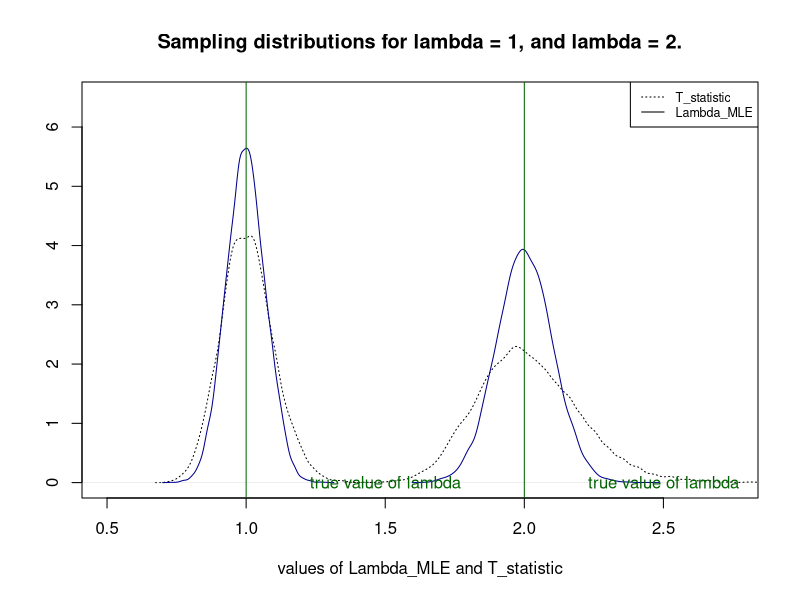
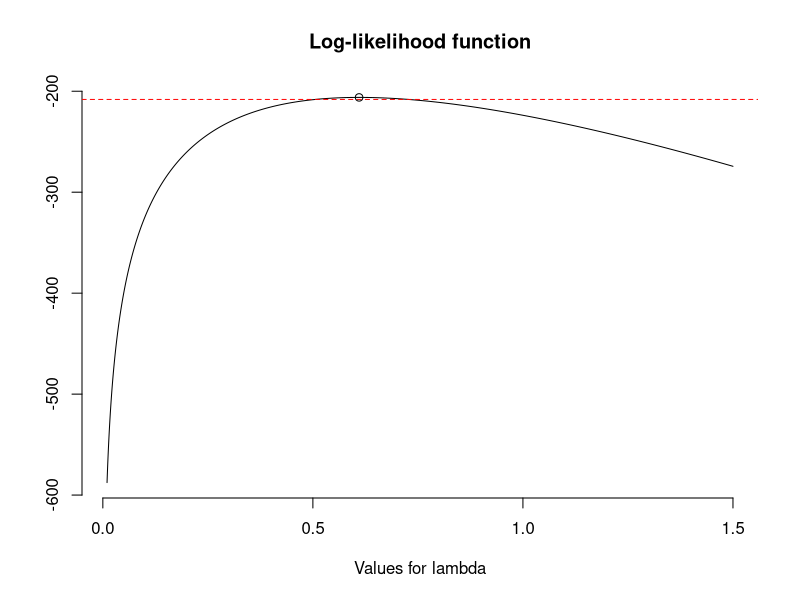
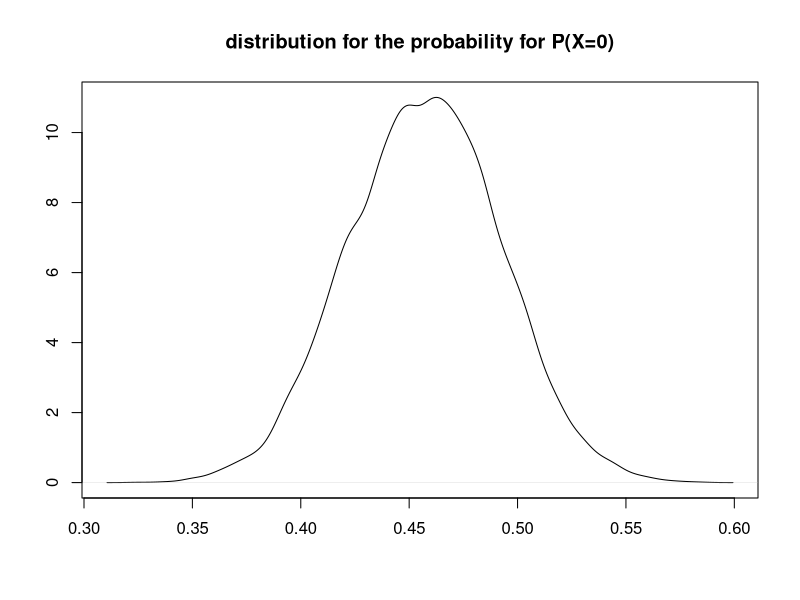

The R script that drew these images, in order:
### Louis Forbes Wright

##Question 1

#mpar <- par(lwd = 2)

xtab <- c(109, 65, 22, 3, 1, 0)
xobs <- rep(0:5, xtab)

T_test <- -(log(mean(xobs == 0)))
Lambda_hat <- mean(xobs)

n <- 200
N <- 10000 
lambda <- 1

#creating sampling data then using the functions defined in the worksheet.

T_statistic_1 <- sapply(1:N, function(i) -log(mean(rpois(n, lambda) == 0)))
Lambda_MLE_1 <- sapply(1:N , function(i) mean(rpois(n, (lambda))))
# for lambda = 1 

T_statistic_2 <- sapply(1:N, function(i) -log(mean(rpois(n, 2) == 0)))
Lambda_MLE_2 <- sapply(1:N , function(i) mean(rpois(n, 2)))
 #for lambda = 2

title = "Sampling distributions for lambda = 1, and lambda = 2."
xlabel = "values of Lambda_MLE and T_statistic"

plot(density(T_statistic_1), ylim = c(0, 6.5), xlim = c(0.5, 2.75), xlab = xlabel, ylab = "", main = title, lty = 3)
lines(density(Lambda_MLE_1), lty = 1, col="darkblue")
lines(density(T_statistic_2), lty = 3)
lines(density(Lambda_MLE_2), lty = 1, col = "darkblue")
legend(x = 'topright', lty = c(3,1), legend = c("T_statistic","Lambda_MLE"), cex = 0.75)

#creating and plotting the sampling distributions for the two methods

abline(v = c(1,2), col ="darkgreen") #adding the true values of lambda to the graph
text(x = c(1.5,2.5), y =c(0,0), label = "true value of lambda", col = "darkgreen")



## Question 2


ell <- function(x, lambda){
  sum(x*log(lambda) - log(factorial(x)) - lambda)
}
#Creating a function ell that is the log-likelihood
#estimator for the poisson distribution.

ell.x <- function(lambda){ -ell(xobs, lambda)}

#Negative so that optim maximises the expression.

init <- c(lambda = 0.5) #parameters to initialise optimisiation.

opt <- optim(par = init, fn = ell.x, method = "L-BFGS-B", upper = 2, lower = 0.1, hessian = TRUE)
#optim function maximises ell


lambdahat <- opt$par #the MLE found numerically by optim
nIhatopt <- opt$hessian[1, 1] #the ML observed fisher information found using optim 

Lopt <- lambdahat - qnorm(1-0.025)/sqrt(nIhatopt) #numerical lower bound
Uopt <- lambdahat + qnorm(1-0.025)/sqrt(nIhatopt) #numerical upper bound

round(c(L = Lopt, U = Uopt), 3) 

#Question 3

pp <- seq(from =  0.01, to = 1.5, length = 100001) #segments the interval
ll <- sapply(pp, function(i) -ell.x(i)) #calculates the log-likelihood at those points

plot(pp, ll, type ='l', main = "Log-likelihood function", xlab  = "Values for lambda", ylab = "", bty = "n")
abline(h = -ell.x(lambdahat) - 2, col = "red", lty = 2) #rule of thumb, Wilk's method
points(x = lambdahat, y = -ell.x(lambdahat))# the MLE for lambda


CI_lambda <- range(pp[ll > -ell.x(lambdahat)-2]) 
# finds the minimum and maximum of the set of values
# where the log-likelihood is more than the log-likelihood at the MLE-2.
round(CI_lambda, 3)

## Question 4

#the probability that P(X > 0) is equal to (1-P(X = 0)).

#the expectation of the indicator of X = 0 is equal to the probability that X = 0.
#Using this we can approach P(X = 0) using the weak law of large numbers.

p_0 <- sapply(1:N, function(i) mean(rpois(n, lambda = opt$par)==0))

#creates sampling data then uses WLLN to sample P(X=0).

sample_distribution <- density(1-p_0)
#the sample distribution of 
plot(sample_distribution, main = "distribution for the probability for P(X=0)", xlab = "", ylab = "")



max(sample_distribution$y)









